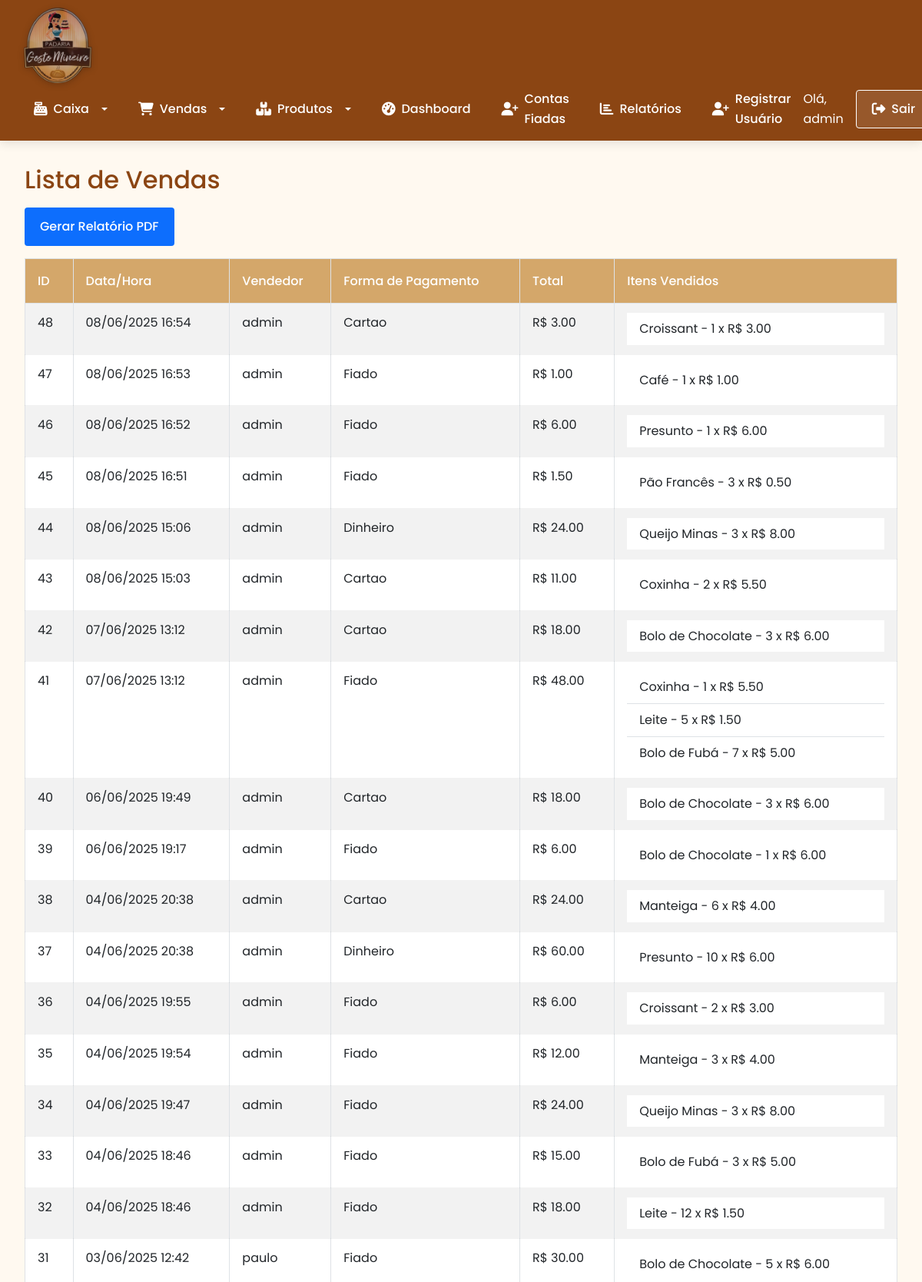
The page /listar_vendas (signed in, upper part) on the database its author committed.
### tables this page shows
CREATE TABLE usuarios (
    id INTEGER PRIMARY KEY AUTOINCREMENT,
    nome TEXT NOT NULL,
    senha TEXT NOT NULL,
    tipo TEXT DEFAULT 'usuario' -- adm ou usuario
);

CREATE TABLE vendas (
    id INTEGER PRIMARY KEY AUTOINCREMENT,
    data_hora TEXT NOT NULL,
    usuario_id INTEGER NOT NULL,
    valor_total REAL NOT NULL,
    forma_pagamento TEXT NOT NULL,
    FOREIGN KEY(usuario_id) REFERENCES usuarios(id)
);

CREATE TABLE itens_venda (
    id INTEGER PRIMARY KEY AUTOINCREMENT,
    venda_id INTEGER NOT NULL,
    item_id INTEGER NOT NULL,
    quantidade INTEGER NOT NULL,
    valor_unitario REAL NOT NULL,
    FOREIGN KEY(venda_id) REFERENCES vendas(id),
    FOREIGN KEY(item_id) REFERENCES itens(id)
);

CREATE TABLE itens (
    id INTEGER PRIMARY KEY AUTOINCREMENT,
    nome TEXT NOT NULL,
    quantidade INTEGER NOT NULL,
    categoria TEXT NOT NULL,
    custo REAL NOT NULL,
    venda REAL NOT NULL
);

### app.py (the view)
@app.route('/listar_vendas')
@login_required
def listar_vendas():
    db = get_db()
    vendas = db.execute('''
        SELECT v.id, u.nome, v.data_hora, v.valor_total, v.forma_pagamento
        FROM vendas v JOIN usuarios u ON v.usuario_id = u.id
        ORDER BY v.data_hora DESC
    ''').fetchall()
    vendas_com_itens = []
    for venda in vendas:
        itens_venda = db.execute('''
            SELECT i.nome, iv.quantidade, iv.valor_unitario
            FROM itens_venda iv
            JOIN itens i ON iv.item_id = i.id
            WHERE iv.venda_id = ?
        ''', (venda[0],)).fetchall()
        itens_lista = [{"nome": item[0], "qtd": item[1], "valor": item[2]} for item in itens_venda]
        total_venda = sum(item["qtd"]*item["valor"] for item in itens_lista)
        vendas_com_itens.append({
            "id": venda[0],
            "usuario": venda[1],
            "data_hora":venda[2],
            "valor_total": venda[3],
            "forma_pagamento": venda[4],
            "itens": itens_lista,
            "total_calculado": total_venda
        })
    return render_template('listar_vendas.html', vendas=vendas_com_itens)

### app.py (called while the page is built)
@app.template_filter('formatar_data')
def formatar_data(data_hora):
    try:
        dt = datetime.strptime(data_hora, '%Y-%m-%d %H:%M:%S')  # Se for com hora
        return dt.strftime('%d/%m/%Y %H:%M')
    except Exception as e:
        return data_hora  # Retorna original caso falhe

@app.before_request
def make_session_permanent():
    session.permanent = True  # Ativa expiração da sessão

@login_manager.user_loader
def load_user(user_id):
    db = get_db()
    cur = db.execute('SELECT * FROM usuarios WHERE id = ?', (user_id,))
    user = cur.fetchone()
    if user:
        return User(user[0], user[1], user[3])
    return None

### database.py (called while the page is built)
def get_db():
    db = getattr(g, '_database', None)
    if db is None:
        db = g._databse = sqlite3.connect(DATABASE)
        db.row_factory = sqlite3.Row
    return db

def close_connection(exception):
    db = getattr(g, '_database', None)
    if db is not None:
        db.close()

### templates/listar_vendas.html (shortened to what this page needs)
{% extends "base.html" %}
{% block content %}
<h2>Lista de Vendas</h2>
<a href="{{ url_for('gerar_relatorio', tipo='vendas') }}" class="btn btn-primary mb-3">Gerar Relatório PDF</a>
{% if vendas %}
    <table class="table table-bordered table-striped">
        <thead>
            <tr>
                <th>ID</th>
                <th>Data/Hora</th>
                <th>Vendedor</th>
                <th>Forma de Pagamento</th>
                <th>Total</th>
                <th>Itens Vendidos</th>
            </tr>
        </thead>
        <tbody>
            {% for venda in vendas %}
                <tr>
                    <td>{{ venda.id }}</td>
                    <td>{{ venda.data_hora |formatar_data}}</td>
                    <td>{{ venda.usuario }}</td>
                    <td>{{ venda.forma_pagamento|title }}</td>
                    <td>R$ {{ "%.2f"|format(venda.valor_total) }}</td>
                    <td>
                        {% if venda.itens %}
                            <ul class="list-group list-group-flush">
                                {% for item in venda.itens %}
                                    <li class="list-group-item">
                                        {{ item.nome }} - {{ item.qtd }} x R$ {{ "%.2f"|format(item.valor) }}
                                    </li>
                                {% endfor %}
                            </ul>
                        {% else %}
                            <em>Nenhum item vendido</em>
                        {% endif %}
                    </td>
                </tr>
            {% endfor %}
        </tbody>
    </table>
{% else %}
    <div class="alert alert-info">Nenhuma venda registrada ainda.</div>
{% endif %}
{% endblock %}

### templates/base.html (shortened to what this page needs)
<!DOCTYPE html>
<html lang="pt-br">
<head>
    <link href="https://cdn.jsdelivr.net/npm/bootstrap@5.3.0/dist/css/bootstrap.min.css" rel="stylesheet">
    <link href="https://cdnjs.cloudflare.com/ajax/libs/font-awesome/6.4.0/css/all.min.css" rel="stylesheet">
    <link rel="stylesheet" href="{{ url_for('static', filename='style.css') }}">
</head>
<body>
<header>
    <nav class="navbar navbar-expand-lg">
        <div class="container-fluid">
            <div class="navbar-logo">
                <a href="{{ url_for('index') }}">
                    <img src="{{ url_for('static', filename='logo.png') }}" />
                </a>
            </div>
            <div class="collapse navbar-collapse" id="navbarContent">
                <ul class="navbar-nav me-auto mb-2 mb-lg-0">
                    {% if current_user.is_authenticated %}
                        <li class="nav-item dropdown">
                            <a class="nav-link dropdown-toggle" href="#" id="caixaDropdown" role="button" data-bs-toggle="dropdown">
                                <i class="fas fa-cash-register"></i> Caixa
                            </a>
                        </li>
                        <li class="nav-item dropdown">
                            <a class="nav-link dropdown-toggle" href="#" id="vendasDropdown" role="button" data-bs-toggle="dropdown">
                                <i class="fas fa-cart-shopping"></i> Vendas
                            </a>
                        </li>
                        <li class="nav-item dropdown">
                            <a class="nav-link dropdown-toggle" href="#" id="produtosDropdown" role="button" data-bs-toggle="dropdown">
                                <i class="fas fa-boxes"></i> Produtos
                            </a>
                        </li>
                        <li class="nav-item">
                            <a class="nav-link" href="{{ url_for('dashboard') }}"><i class="fas fa-tachometer-alt"></i> Dashboard</a>
                        </li>
                        <li class="nav-item">
                            <a class="nav-link" href="{{ url_for('listar_clientes') }}"><i class="fas fa-user-plus"></i> Contas Fiadas</a>
                        </li>
                        <li class="nav-item">
                            <a class="nav-link" href="{{ url_for('relatorios') }}"><i class="fas fa-chart-bar"></i> Relatórios</a>
                        </li>
                        {% if current_user.tipo == 'adm' %}
                            <li class="nav-item">
                                <a class="nav-link" href="{{ url_for('register') }}"><i class="fas fa-user-plus"></i> Registrar Usuário</a>
                            </li>
                        {% endif %}
                    {% else %}
                        <li class="nav-item">
                            <a class="nav-link" href="{{ url_for('login') }}"><i class="fas fa-sign-in-alt"></i> Login</a>
                        </li>
                    {% endif %}
                </ul>
                <div class="d-flex align-items-center">
                    {% if current_user.is_authenticated %}
                        <span class="text-white me-3">Olá, {{ current_user.nome }}</span>
                        <a href="{{ url_for('logout') }}" class="btn btn-outline-light"><i class="fas fa-sign-out-alt"></i> Sair</a>
                    {% endif %}
                </div>
            </div>
        </div>
    </nav>
</header>
<div class="container">
    {% block content %}{% endblock %}
</div>
</body>
</html>

### static/style.css (style rules this page uses)
:root { --primary: #D4A76A; --secondary: #8B4513; --accent: #E31837; --light: #FFF9F0; --dark: #2C241B; --success: #5CB85C; --info: #5BC0DE; --warning: #F0AD4E; --danger: #D9534F; }
* { margin: 0; padding: 0; box-sizing: border-box; font-family: 'Poppins', sans-serif; }
body { font-family: 'Poppins', sans-serif; background-color: var(--light); color: var(--dark); line-height: 1.6; min-height: 100vh; }
.navbar { background-color: var(--secondary); padding: 1rem 2rem; box-shadow: 0 4px 12px rgba(0, 0, 0, 0.1); display: flex; align-items: center; flex-wrap: wrap; justify-content: space-around; }
.navbar-nav { display: flex; align-items: center; gap: 1.5rem; }
.navbar-logo img { height: 80px; filter: drop-shadow(0 2px 4px rgba(0, 0, 0, 0.2)); transition: transform 0.3s ease; }
.nav-link { color: white; text-decoration: none; font-weight: 500; font-size: 1rem; padding: 0.5rem 1rem; border-radius: 4px; transition: all 0.3s ease; justify-content: space-around; gap: 0.5rem; }
.nav-link i { font-size: 1.1rem; }
.container { flex: 1; padding: 2rem; max-width: 1200px; margin: 0 auto; width: 100%; }
.btn { padding: 0.5rem 1.25rem; border-radius: 4px; font-weight: 500; height: 50px; transition: all 0.3s ease; border: none; cursor: pointer; display: inline-flex; align-items: center; gap: 0.5rem; }
.btn-outline-light { background-color: transparent; color: white; border: 1px solid white; }
.table { width: 100%; border-collapse: collapse; }
.table th { background-color: var(--primary); color: white; padding: 1rem; text-align: left; font-weight: 500; }
.table td { padding: 0.75rem 1rem; border-bottom: 1px solid rgba(0, 0, 0, 0.05); }
h1, h2, h3, h4, h5, h6 { color: var(--secondary); margin-bottom: 1rem; }
h2 { font-size: 2rem; }
a, button { transition: all 0.3s ease; }
.nav-item { animation: fadeIn 0.5s ease forwards; }
i.fas { font-size: 1.1em; }
.btn-outline-light { background-color: rgba(255, 255, 255, 0.1); transition: all 0.3s ease; }
.navbar { background-color: var(--secondary); padding: 0.5rem 1rem; }
.navbar-expand-lg .navbar-nav .nav-link { padding: 0.5rem 1rem; color: white; display: flex; align-items: center; gap: 0.5rem; }
.navbar-nav { gap: 0.5rem; }
.navbar-logo img { height: 100px; margin-right: 1rem; }
.dropdown-toggle::after { margin-left: 0.5em; vertical-align: 0.15em; }

### rows shown on the page
usuarios: nome "admin"
vendas: id "48", data_hora "08/06/2025 16:54", usuario "admin", forma_pagamento "Cartao", valor_total "3.00"
itens_venda: nome "Croissant", qtd "1", valor "3.00"
vendas: id "47", data_hora "08/06/2025 16:53", usuario "admin", forma_pagamento "Fiado", valor_total "1.00"
itens_venda: nome "Café", qtd "1", valor "1.00"
vendas: id "46", data_hora "08/06/2025 16:52", usuario "admin", forma_pagamento "Fiado", valor_total "6.00"
itens_venda: nome "Presunto", qtd "1", valor "6.00"
vendas: id "45", data_hora "08/06/2025 16:51", usuario "admin", forma_pagamento "Fiado", valor_total "1.50"
itens_venda: nome "Pão Francês", qtd "3", valor "0.50"
vendas: id "44", data_hora "08/06/2025 15:06", usuario "admin", forma_pagamento "Dinheiro", valor_total "24.00"
itens_venda: nome "Queijo Minas", qtd "3", valor "8.00"
vendas: id "43", data_hora "08/06/2025 15:03", usuario "admin", forma_pagamento "Cartao", valor_total "11.00"
itens_venda: nome "Coxinha", qtd "2", valor "5.50"
vendas: id "42", data_hora "07/06/2025 13:12", usuario "admin", forma_pagamento "Cartao", valor_total "18.00"
itens_venda: nome "Bolo de Chocolate", qtd "3", valor "6.00"
vendas: id "41", data_hora "07/06/2025 13:12", usuario "admin", forma_pagamento "Fiado", valor_total "48.00"
itens_venda: nome "Coxinha", qtd "1", valor "5.50"
itens_venda: nome "Leite", qtd "5", valor "1.50"
itens_venda: nome "Bolo de Fubá", qtd "7", valor "5.00"
vendas: id "40", data_hora "06/06/2025 19:49", usuario "admin", forma_pagamento "Cartao", valor_total "18.00"
itens_venda: nome "Bolo de Chocolate", qtd "3", valor "6.00"
vendas: id "39", data_hora "06/06/2025 19:17", usuario "admin", forma_pagamento "Fiado", valor_total "6.00"
itens_venda: nome "Bolo de Chocolate", qtd "1", valor "6.00"
vendas: id "38", data_hora "04/06/2025 20:38", usuario "admin", forma_pagamento "Cartao", valor_total "24.00"
itens_venda: nome "Manteiga", qtd "6", valor "4.00"
vendas: id "37", data_hora "04/06/2025 20:38", usuario "admin", forma_pagamento "Dinheiro", valor_total "60.00"
itens_venda: nome "Presunto", qtd "10", valor "6.00"
vendas: id "36", data_hora "04/06/2025 19:55", usuario "admin", forma_pagamento "Fiado", valor_total "6.00"
itens_venda: nome "Croissant", qtd "2", valor "3.00"
vendas: id "35", data_hora "04/06/2025 19:54", usuario "admin", forma_pagamento "Fiado", valor_total "12.00"
itens_venda: nome "Manteiga", qtd "3", valor "4.00"
vendas: id "34", data_hora "04/06/2025 19:47", usuario "admin", forma_pagamento "Fiado", valor_total "24.00"
itens_venda: nome "Queijo Minas", qtd "3", valor "8.00"
vendas: id "33", data_hora "04/06/2025 18:46", usuario "admin", forma_pagamento "Fiado", valor_total "15.00"
itens_venda: nome "Bolo de Fubá", qtd "3", valor "5.00"
vendas: id "32", data_hora "04/06/2025 18:46", usuario "admin", forma_pagamento "Fiado", valor_total "18.00"
itens_venda: nome "Leite", qtd "12", valor "1.50"
vendas: id "31", data_hora "03/06/2025 12:42", usuario "paulo", forma_pagamento "Fiado", valor_total "30.00"
itens_venda: nome "Bolo de Chocolate", qtd "5", valor "6.00"
